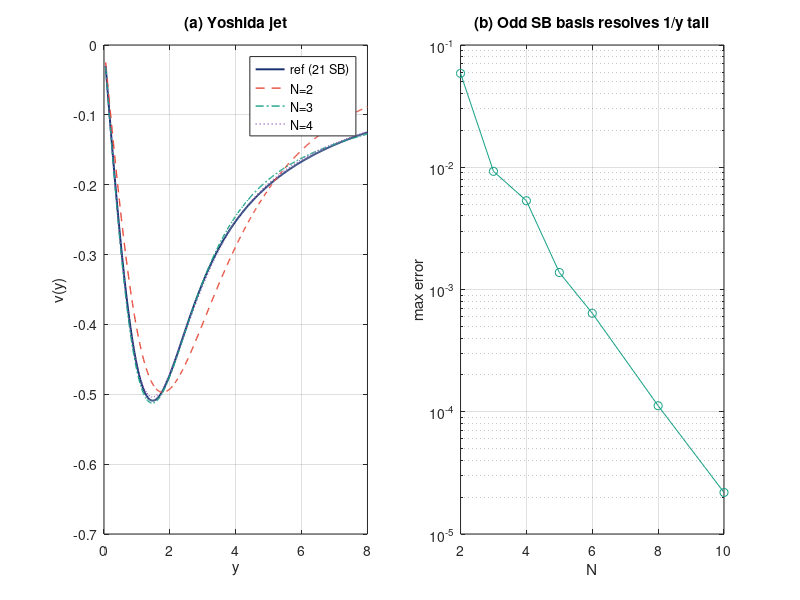
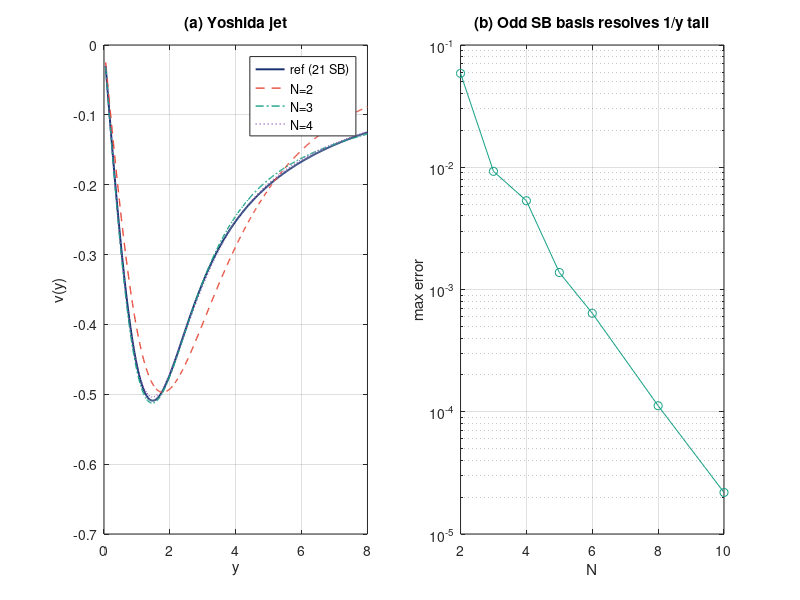

These figures' MATLAB source, in order:
function yoshida_jet()
%% yoshida_jet - Chapter 20, Etude 20.8.  Pick the right half of the basis.
% Author: Dr. Denys Dutykh.

    script_dir = fileparts(mfilename('fullpath'));
    out_dir = fullfile(script_dir, '..', '..', '..', ...
                       'textbook', 'figures', 'ch20', 'matlab');
    if ~exist(out_dir, 'dir'); mkdir(out_dir); end

    ell = 3;
    Ns = [2 3 4 5 6 8 10];
    y_fine = linspace(0.1, 20, 4001);
    [c_ref, idx_ref] = assemble(21, ell);
    v_ref = evaluate(c_ref, idx_ref, y_fine, ell);
    errs = zeros(size(Ns));
    for i = 1:length(Ns)
        [c, idx] = assemble(Ns(i), ell);
        v = evaluate(c, idx, y_fine, ell);
        errs(i) = max(abs(v - v_ref));
    end

    NAVY=[20 45 110]/255; CORAL=[231 76 60]/255; TEAL=[22 160 133]/255;
    fig = figure('Position',[100 100 1020 340],'Color','w');
    subplot(1,2,1);
    y_p = linspace(0.05, 8, 401);
    plot(y_p, evaluate(c_ref, idx_ref, y_p, ell), 'Color', NAVY, 'LineWidth',1.4); hold on;
    styles = {CORAL, '--', 2; TEAL, '-.', 3; [142 68 173]/255, ':', 4};
    for ii = 1:size(styles, 1)
        [c, idx] = assemble(styles{ii, 3}, ell);
        plot(y_p, evaluate(c, idx, y_p, ell), 'LineStyle', styles{ii, 2}, ...
             'Color', styles{ii, 1}, 'LineWidth', 1.0);
    end
    grid on; box on; xlabel('y'); ylabel('v(y)');
    title('(a) Yoshida jet'); legend({'ref (21 SB)','N=2','N=3','N=4'});

    subplot(1,2,2);
    semilogy(Ns, errs + 1e-18, '-o', 'Color', TEAL);
    xlabel('N'); ylabel('max error'); grid on; box on;
    title('(b) Odd SB basis resolves 1/y tail');

    print(fig, fullfile(out_dir, 'yoshida_jet.pdf'), '-dpdf');
    print(fig, fullfile(out_dir, 'yoshida_jet.png'), '-dpng');
    fprintf('[20.8-matlab] figure saved\n');
end

function [c, idx] = assemble(N, ell)
    idx = 2*(0:N-1) + 1;
    t = (1:N) * pi / (2*(N+1));
    y = ell ./ tan(t);
    A = zeros(N, N); rhs = y(:);
    for j = 1:N
        A(:, j) = sb_ddot(idx(j), y, ell) - (y.^2) .* sb_eval(idx(j), y, ell);
    end
    c = A \ rhs;
end

function v = evaluate(c, idx, y, ell)
    v = zeros(size(y));
    for k = 1:length(c)
        v = v + c(k) * sb_eval(idx(k), y, ell);
    end
end

function s = sb_eval(n, y, ell)
    t = pi/2 - atan(y/ell);
    s = sin((n+1) * t);
end

function s = sb_ddot(n, y, ell)
    % second derivative of SB_n(y; ell) w.r.t. y.
    t = pi/2 - atan(y/ell);
    denom = ell^2 + y.^2;
    dt = -ell ./ denom;
    dt2 = 2*ell*y ./ denom.^2;
    c = cos((n+1)*t); sv = sin((n+1)*t);
    s = -((n+1)^2) * sv .* dt.^2 + (n+1) * c .* dt2;
end
